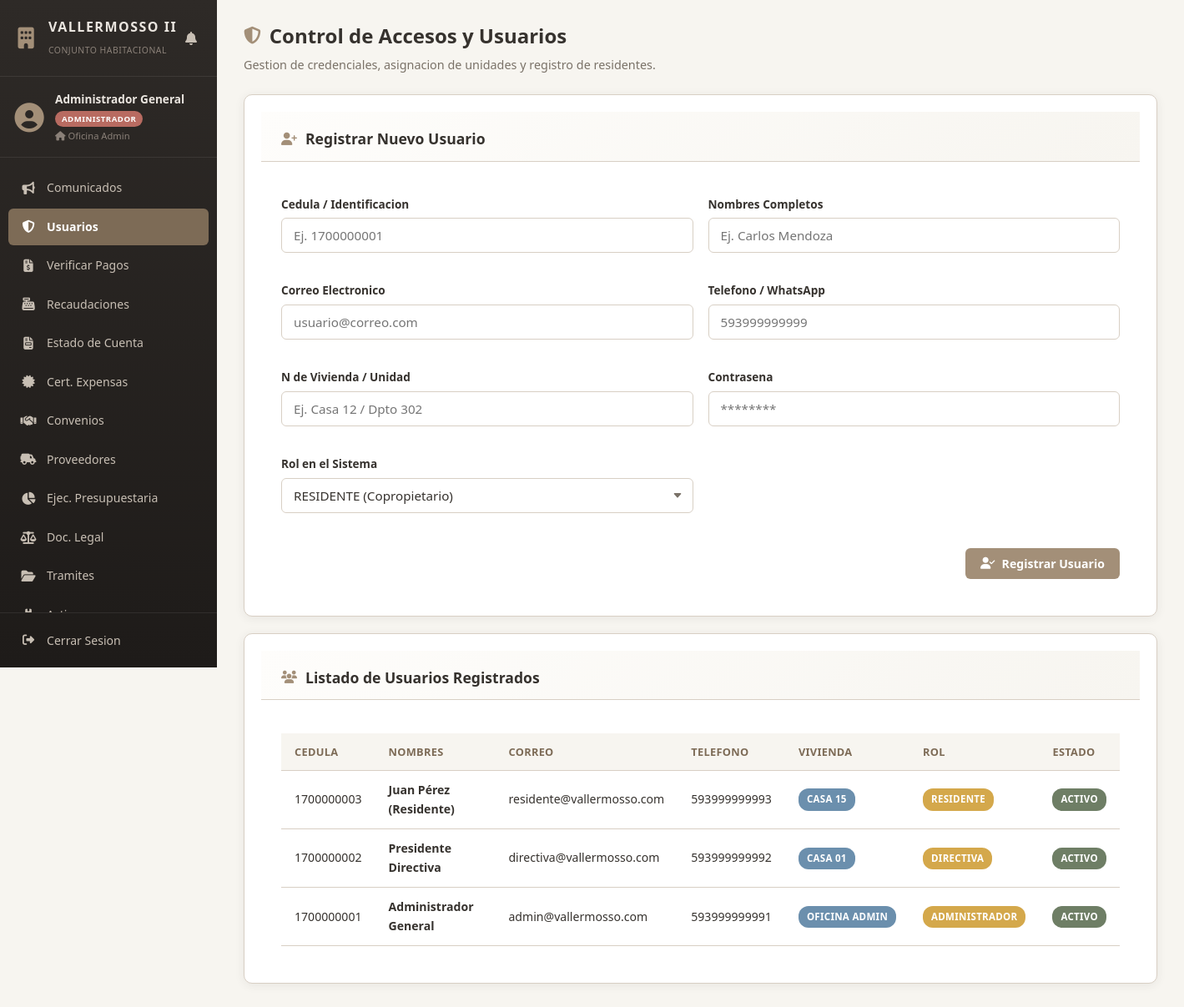
Page /views/administrador/usuarios.php (signed in) on the earlier database version.
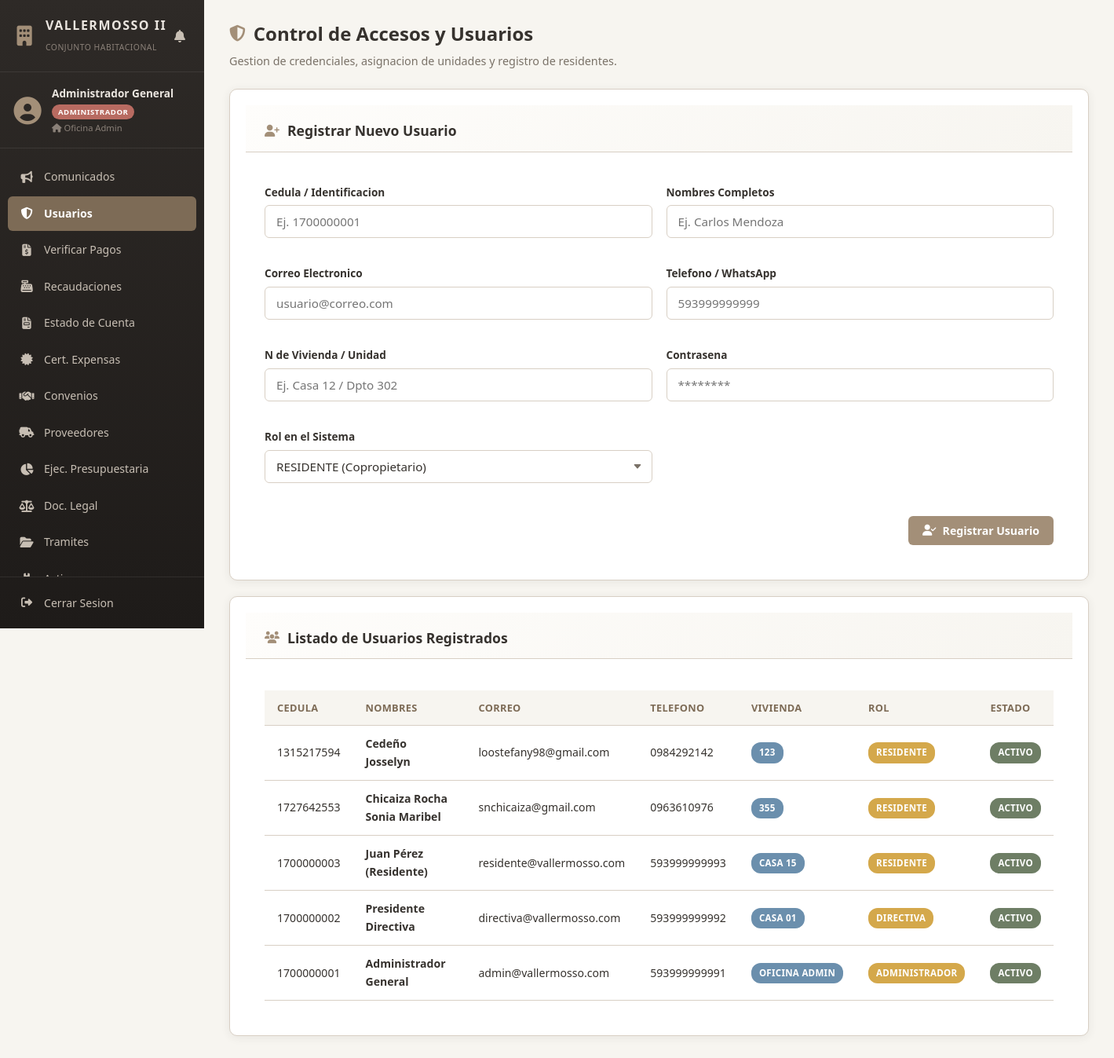
Same page on the later database version.
### tables this page shows
CREATE TABLE `usuarios` (
  `id_usuario` int(11) NOT NULL,
  `cedula` varchar(15) NOT NULL,
  `nombres` varchar(120) NOT NULL,
  `correo` varchar(100) NOT NULL,
  `telefono_whatsapp` varchar(20) NOT NULL,
  `numero_vivienda` varchar(20) NOT NULL,
  `rol` enum('RESIDENTE','ADMINISTRADOR','DIRECTIVA') NOT NULL DEFAULT 'RESIDENTE',
  `puesto_casa` varchar(50) DEFAULT NULL,
  `clave_hash` varchar(255) NOT NULL,
  `estado` enum('ACTIVO','INACTIVO') DEFAULT 'ACTIVO',
  `creado_en` timestamp NOT NULL DEFAULT current_timestamp(),
  `created_at` timestamp NOT NULL DEFAULT current_timestamp()
);

### config/db.php (called while the page is built, shortened)
<?php
class Database {
    private static $host = 'localhost';
    private static $db_name = 'vallermosso2_db';
    private static $username = 'root';
    private static $password = '';
    private static $conn = null;
    public static function obtenerConexion() {
        if (self::$conn === null) {
            try {
                self::$conn = new PDO(
                    "mysql:host=" . self::$host . ";dbname=" . self::$db_name . ";charset=utf8mb4",
                    self::$username,
                    self::$password,
                    [
                        PDO::ATTR_ERRMODE => PDO::ERRMODE_EXCEPTION,
                        PDO::ATTR_DEFAULT_FETCH_MODE => PDO::FETCH_ASSOC
                    ]
                );
            } catch (PDOException $e) {
                die("Error de conexión a la base de datos: " . $e->getMessage());
            }
        }
        return self::$conn;
    }
}

### models/Usuario.php (called while the page is built, shortened)
<?php
require_once __DIR__ . '/../config/db.php';
class Usuario {
    private $pdo;
    public function __construct() {
        $this->pdo = Database::obtenerConexion();
    }
    public function obtenerTodos() {
        try {
            $stmt = $this->pdo->query("SELECT * FROM usuarios ORDER BY id_usuario DESC");
            return $stmt->fetchAll(PDO::FETCH_ASSOC);
        } catch (PDOException $e) {
            return [];
        }
    }
}

### views/administrador/usuarios.php (the view, shortened to what the changed rows need)
<?php
require_once __DIR__ . '/../../models/Usuario.php';
$usuarioModel = new Usuario();
$usuarios = $usuarioModel->obtenerTodos();
?>
<!DOCTYPE html>
<html lang="es">
<head>
    <link rel="stylesheet" href="../../public/css/style.css">
    <link rel="stylesheet" href="https://cdnjs.cloudflare.com/ajax/libs/font-awesome/6.4.0/css/all.min.css">
</head>
<body>
<div class="app-layout">
    <?php include_once __DIR__ . '/../sidebar.php'; ?>
    <main class="main-content">
        <header class="content-header">
            <h1><i class="fa-solid fa-shield-halved"></i> Control de Accesos y Usuarios</h1>
        </header>
        <section class="card">
            <div class="card-header">
                <h2><i class="fa-solid fa-user-plus"></i> Registrar Nuevo Usuario</h2>
            </div>
        </section>
        <section class="card">
            <div class="card-header">
                <h2><i class="fa-solid fa-users"></i> Listado de Usuarios Registrados</h2>
            </div>
            <div class="card-body">
                <div class="table-responsive">
                    <table class="table">
                        <thead>
                            <tr>
                                <th>Cedula</th>
                                <th>Nombres</th>
                                <th>Correo</th>
                                <th>Telefono</th>
                                <th>Vivienda</th>
                                <th>Rol</th>
                                <th>Estado</th>
                            </tr>
                        </thead>
                        <tbody>
                            <?php if (empty($usuarios)): ?>
                                <tr>
                                    <td colspan="7" class="text-center">No hay usuarios registrados.</td>
                                </tr>
                            <?php else: ?>
                                <?php foreach ($usuarios as $u): ?>
                                    <tr>
                                        <td><?= htmlspecialchars($u['cedula'] ?? 'N/A') ?></td>
                                        <td><strong><?= htmlspecialchars($u['nombres'] ?? 'N/A') ?></strong></td>
                                        <td><?= htmlspecialchars($u['correo'] ?? 'N/A') ?></td>
                                        <td><?= htmlspecialchars($u['telefono_whatsapp'] ?? 'N/A') ?></td>
                                        <td><span class="badge badge-info"><?= htmlspecialchars($u['numero_vivienda'] ?? 'Sin Asignar') ?></span></td>
                                        <td><span class="badge badge-warning"><?= htmlspecialchars($u['rol'] ?? 'RESIDENTE') ?></span></td>
                                        <td>
                                            <span class="badge <?= ($u['estado'] ?? 'ACTIVO') === 'ACTIVO' ? 'badge-success' : 'badge-danger' ?>">
                                                <?= htmlspecialchars($u['estado'] ?? 'ACTIVO') ?>
                                            </span>
                                        </td>
                                    </tr>
                                <?php endforeach; ?>
                            <?php endif; ?>
                        </tbody>
                    </table>
                </div>
            </div>
        </section>
    </main>
</div>
</body>
</html>

### views/sidebar.php (shortened to what the changed rows need)
<?php
$rol = $_SESSION['rol'] ?? $_SESSION['usuario_rol'] ?? '';
$paginaActual = basename($_SERVER['SCRIPT_NAME'], '.php');
$menuItems = [];
if (strtoupper($rol) === 'ADMINISTRADOR') {
    $menuItems = [
        ['icon' => 'fa-solid fa-bullhorn', 'label' => 'Comunicados', 'file' => 'comunicados.php', 'section' => 'administrador'],
        ['icon' => 'fa-solid fa-shield-halved', 'label' => 'Usuarios', 'file' => 'usuarios.php', 'section' => 'administrador'],
        ['icon' => 'fa-solid fa-file-invoice-dollar', 'label' => 'Verificar Pagos', 'file' => 'verificar_pagos.php', 'section' => 'administrador'],
        ['icon' => 'fa-solid fa-cash-register', 'label' => 'Recaudaciones', 'file' => 'recaudacion.php', 'section' => 'administrador'],
        ['icon' => 'fa-solid fa-file-invoice', 'label' => 'Estado de Cuenta', 'file' => 'estado_cuenta.php', 'section' => 'administrador'],
        ['icon' => 'fa-solid fa-certificate', 'label' => 'Cert. Expensas', 'file' => 'certificado_expensas.php', 'section' => 'administrador'],
        ['icon' => 'fa-solid fa-handshake', 'label' => 'Convenios', 'file' => 'convenios.php', 'section' => 'administrador'],
        ['icon' => 'fa-solid fa-truck-field', 'label' => 'Proveedores', 'file' => 'proveedores.php', 'section' => 'administrador'],
        ['icon' => 'fa-solid fa-chart-pie', 'label' => 'Ejec. Presupuestaria', 'file' => 'ejecucion_presupuestaria.php', 'section' => 'administrador'],
        ['icon' => 'fa-solid fa-scale-balanced', 'label' => 'Doc. Legal', 'file' => 'documentacion_legal.php', 'section' => 'administrador'],
        ['icon' => 'fa-solid fa-folder-open', 'label' => 'Tramites', 'file' => 'tramites.php', 'section' => 'administrador'],
        ['icon' => 'fa-solid fa-boxes-stacked', 'label' => 'Activos', 'file' => 'activos.php', 'section' => 'administrador'],
        ['icon' => 'fa-solid fa-building', 'label' => 'Espacios', 'file' => 'espacios.php', 'section' => 'administrador'],
        ['icon' => 'fa-solid fa-triangle-exclamation', 'label' => 'Incidencias', 'file' => 'incidencias.php', 'section' => 'administrador'],
        ['icon' => 'fa-solid fa-square-poll-vertical', 'label' => 'Encuestas', 'file' => 'encuestas.php', 'section' => 'administrador'],
    ];
}
?>
<aside id="sidebar" class="sidebar">
    <div class="sidebar-header">
        <div class="sidebar-brand">
            <div>
                <h2>VALLERMOSSO II</h2>
            </div>
        </div>
    </div>
    <nav class="sidebar-nav">
        <ul>
            <?php foreach ($menuItems as $item): ?>
                <?php
                    $isActive = ($paginaActual === pathinfo($item['file'], PATHINFO_FILENAME));
                    $href = "../{$item['section']}/{$item['file']}";
                ?>
                <li>
                    <a href="<?= $href ?>" class="<?= $isActive ? 'active' : '' ?>">
                        <i class="<?= $item['icon'] ?>"></i>
                        <span class="nav-text"><?= $item['label'] ?></span>
                    </a>
                </li>
            <?php endforeach; ?>
        </ul>
    </nav>
</aside>

Differences in the rows shown:
added usuarios: cedula "1315217594", nombres "Cedeño Josselyn", correo "loostefany98@gmail.com", telefono_whatsapp "0984292142", numero_vivienda "123", rol "RESIDENTE", estado "ACTIVO"
added usuarios: cedula "1727642553", nombres "Chicaiza Rocha Sonia Maribel", correo "snchicaiza@gmail.com", telefono_whatsapp "0963610976", numero_vivienda "355", rol "RESIDENTE", estado "ACTIVO"
